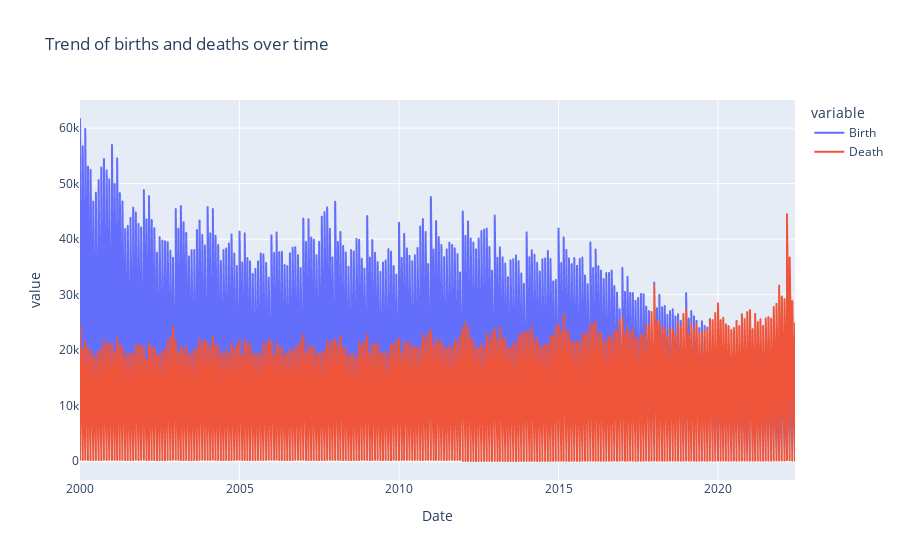

Write notebook code for a chart like this one.
### Code cell
#Trend of births and deaths over time
px.line(df, x='Date', y=['Birth', 'Death'], title='Trend of births and deaths over time')

### Figure 1 — Plotly figure (JSON) as saved in the notebook; plotly's stock layout.template omitted (floating-point values rounded to 4 significant figures; data arrays with more than 128 entries replaced by an {"elided": "..."} marker saying what was removed)
{"data": [{"hovertemplate": "variable=Birth<br>Date=%{x}<br>value=%{y}<extra></extra>", "legendgroup": "Birth", "line": {"color": "#636efa", "dash": "solid"}, "marker": {"symbol": "circle"}, "mode": "lines", "name": "Birth", "showlegend": true, "type": "scattergl", "x": {"elided": "4860 str values"}, "xaxis": "x", "y": {"elided": "4860 float values"}, "yaxis": "y"}, {"hovertemplate": "variable=Death<br>Date=%{x}<br>value=%{y}<extra></extra>", "legendgroup": "Death", "line": {"color": "#EF553B", "dash": "solid"}, "marker": {"symbol": "circle"}, "mode": "lines", "name": "Death", "showlegend": true, "type": "scattergl", "x": {"elided": "4860 str values"}, "xaxis": "x", "y": {"elided": "4860 float values"}, "yaxis": "y"}], "layout": {"autosize": true, "legend": {"title": {"text": "variable"}, "tracegroupgap": 0}, "title": {"text": "Trend of births and deaths over time"}, "xaxis": {"anchor": "y", "autorange": true, "domain": [0, 1], "range": ["2000-01-01", "2022-06-01"], "title": {"text": "Date"}, "type": "date"}, "yaxis": {"anchor": "x", "autorange": true, "domain": [0, 1], "range": [-3370.0, 65070.0], "title": {"text": "value"}, "type": "linear"}}}
